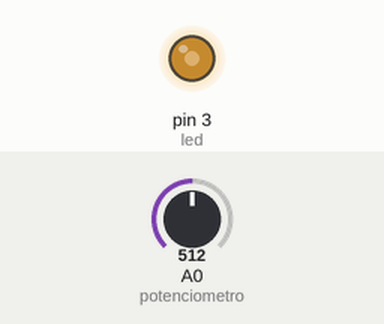
This sketch was run on a simulated Arduino Uno, built with avr-gcc and run on an emulated ATmega328P. On the bench: output pins drawn as LEDs (lit = HIGH). The inputs (shaded band) are chosen by the test bench; at power-on: A0 (potenciometro) = 512.

Above: at 1.2 s.
1.3 s: A0 (potenciometro) set to 716
At 2.5 s:
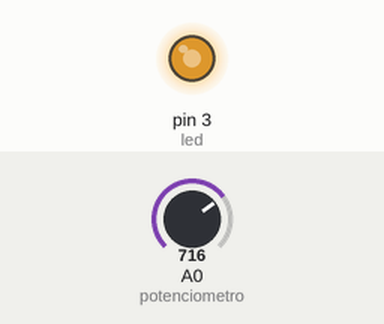
2.8 s: A0 (potenciometro) set to 900
At 3.7 s:
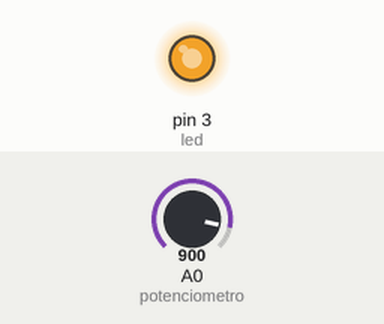
4.3 s: A0 (potenciometro) set to 122
At 4.9 s:
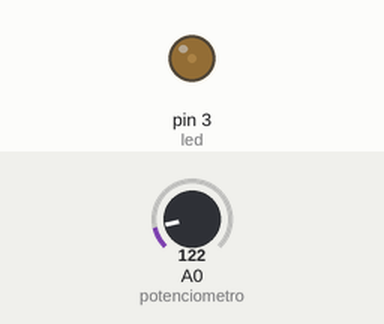
5.8 s: A0 (potenciometro) set to 0
At 7.2 s:
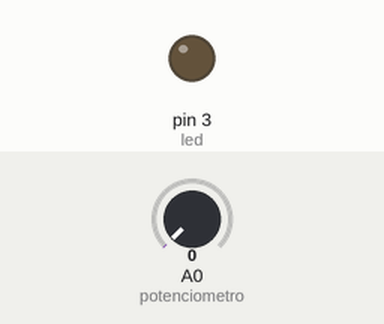
Timing chart, 0 to 8.3 s (numbered marks = the images above; inputs shaded):
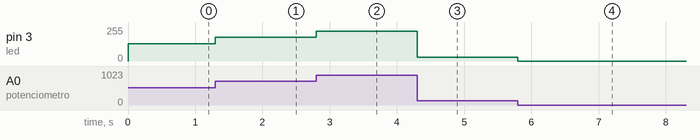

The sketch:

Led_intensidad.ino
```cpp
/* centro educativo laboral kinal
  Electronica
  Quinto A
  taller de electronica digital reparacion en computadoras
  javier ricardo vivar sanchez
  2019585
*/
//variables
const int led = 3;
const int potenciometro = 0;
int Intencidad;

void setup(){
//Definir los leds como salida

pinMode(led, OUTPUT);
}

void loop(){

//Toda la secuencia del potenciometro para el leds
Intencidad = analogRead(potenciometro) / 4;
analogWrite(led, Intencidad);

}
```

Measured:
- after the input at 1.3 s, pin 3 (led): 128/255 → 179/255 at once
- after the input at 2.8 s, pin 3 (led): 179/255 → 225/255 at once
- after the input at 4.3 s, pin 3 (led): 225/255 → 30/255 at once
- after the input at 5.8 s, pin 3 (led): 30/255 → 0/255 at once
